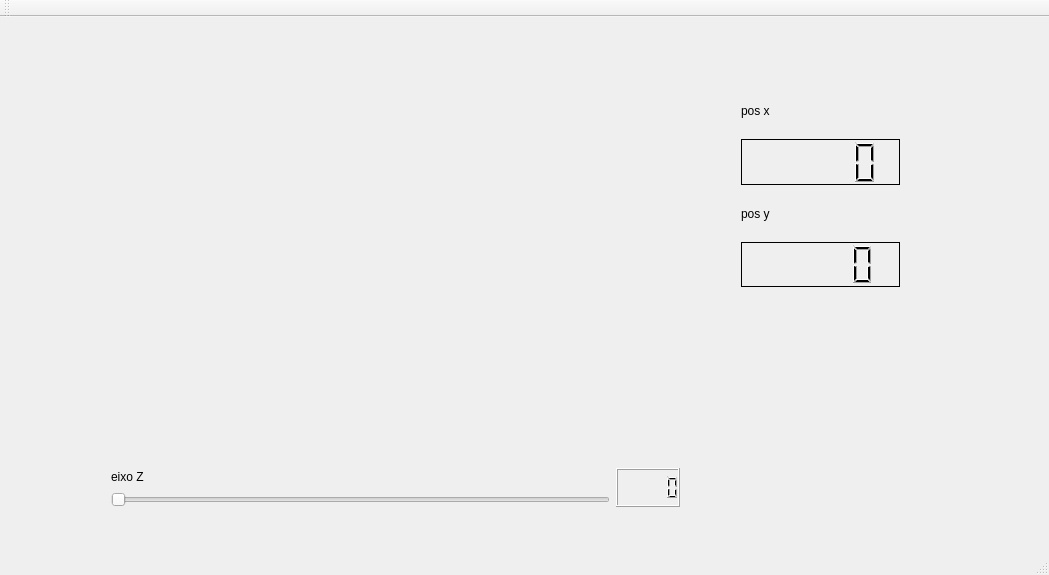
<?xml version="1.0" encoding="UTF-8"?>
<ui version="4.0">
 <class>MainWindow</class>
 <widget class="QMainWindow" name="MainWindow">
  <property name="geometry">
   <rect>
    <x>0</x>
    <y>0</y>
    <width>1049</width>
    <height>575</height>
   </rect>
  </property>
  <property name="windowTitle">
   <string>MainWindow</string>
  </property>
  <widget class="QWidget" name="centralWidget">
   <widget class="DrawWidget" name="widget" native="true">
    <property name="geometry">
     <rect>
      <x>70</x>
      <y>20</y>
      <width>651</width>
      <height>411</height>
     </rect>
    </property>
   </widget>
   <widget class="QWidget" name="layoutWidget">
    <property name="geometry">
     <rect>
      <x>730</x>
      <y>60</y>
      <width>181</width>
      <height>221</height>
     </rect>
    </property>
    <layout class="QVBoxLayout" name="verticalLayout">
     <item>
      <widget class="QLabel" name="label">
       <property name="text">
        <string>pos x</string>
       </property>
      </widget>
     </item>
     <item>
      <widget class="QLCDNumber" name="lcdNumberX">
       <property name="frameShadow">
        <enum>QFrame::Plain</enum>
       </property>
      </widget>
     </item>
     <item>
      <widget class="QLabel" name="label_2">
       <property name="text">
        <string>pos y</string>
       </property>
      </widget>
     </item>
     <item>
      <widget class="QLCDNumber" name="lcdNumberY">
       <property name="frameShadow">
        <enum>QFrame::Plain</enum>
       </property>
      </widget>
     </item>
    </layout>
   </widget>
   <widget class="QWidget" name="">
    <property name="geometry">
     <rect>
      <x>100</x>
      <y>440</y>
      <width>591</width>
      <height>61</height>
     </rect>
    </property>
    <layout class="QHBoxLayout" name="horizontalLayout">
     <item>
      <layout class="QVBoxLayout" name="verticalLayout_2">
       <item>
        <widget class="QLabel" name="label_3">
         <property name="text">
          <string>eixo Z</string>
         </property>
        </widget>
       </item>
       <item>
        <widget class="QSlider" name="horizontalSliderZ">
         <property name="orientation">
          <enum>Qt::Horizontal</enum>
         </property>
        </widget>
       </item>
      </layout>
     </item>
     <item>
      <widget class="QLCDNumber" name="lcdNumber"/>
     </item>
    </layout>
   </widget>
  </widget>
  <widget class="QMenuBar" name="menuBar">
   <property name="geometry">
    <rect>
     <x>0</x>
     <y>0</y>
     <width>1049</width>
     <height>20</height>
    </rect>
   </property>
  </widget>
  <widget class="QToolBar" name="mainToolBar">
   <attribute name="toolBarArea">
    <enum>TopToolBarArea</enum>
   </attribute>
   <attribute name="toolBarBreak">
    <bool>false</bool>
   </attribute>
  </widget>
  <widget class="QStatusBar" name="statusBar"/>
 </widget>
 <layoutdefault spacing="6" margin="11"/>
 <customwidgets>
  <customwidget>
   <class>DrawWidget</class>
   <extends>QWidget</extends>
   <header>drawwidget.h</header>
   <container>1</container>
  </customwidget>
 </customwidgets>
 <resources/>
 <connections>
  <connection>
   <sender>horizontalSliderZ</sender>
   <signal>valueChanged(int)</signal>
   <receiver>lcdNumber</receiver>
   <slot>display(int)</slot>
   <hints>
    <hint type="sourcelabel">
     <x>516</x>
     <y>505</y>
    </hint>
    <hint type="destinationlabel">
     <x>744</x>
     <y>492</y>
    </hint>
   </hints>
  </connection>
 </connections>
</ui>
